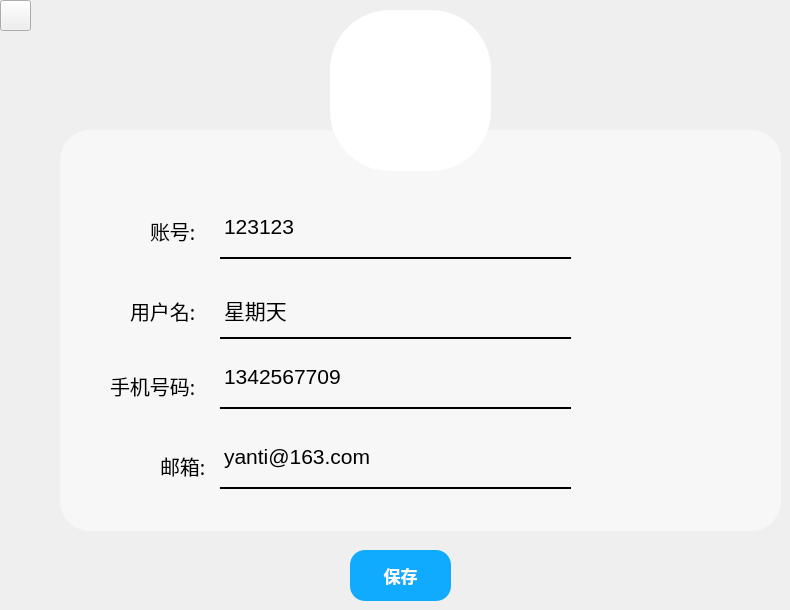
     <widget class="QWidget" name="page_16">
      <widget class="QPushButton" name="Bt_back_6">
       <property name="geometry">
        <rect>
         <x>0</x>
         <y>0</y>
         <width>31</width>
         <height>31</height>
        </rect>
       </property>
       <property name="styleSheet">
        <string notr="true">QPushButton{
	border-image: url(:/新前缀/返回.png);
}
QPushButton:hover{
	background-color: rgb(217, 217, 217);
	border-radius:30px
}
QPushButton:pressed{
	padding-left:5px;
	padding-top:5px;
}</string>
       </property>
       <property name="text">
        <string/>
       </property>
      </widget>
      <widget class="QLabel" name="label_account">
       <property name="geometry">
        <rect>
         <x>150</x>
         <y>210</y>
         <width>61</width>
         <height>41</height>
        </rect>
       </property>
       <property name="font">
        <font>
         <family>微软雅黑</family>
         <pointsize>15</pointsize>
        </font>
       </property>
       <property name="frameShape">
        <enum>QFrame::NoFrame</enum>
       </property>
       <property name="text">
        <string>账号:</string>
       </property>
      </widget>
      <widget class="QLabel" name="label_username">
       <property name="geometry">
        <rect>
         <x>130</x>
         <y>290</y>
         <width>81</width>
         <height>41</height>
        </rect>
       </property>
       <property name="font">
        <font>
         <family>微软雅黑</family>
         <pointsize>15</pointsize>
        </font>
       </property>
       <property name="text">
        <string>用户名:</string>
       </property>
      </widget>
      <widget class="QLabel" name="label_phone">
       <property name="geometry">
        <rect>
         <x>110</x>
         <y>370</y>
         <width>121</width>
         <height>31</height>
        </rect>
       </property>
       <property name="font">
        <font>
         <family>微软雅黑</family>
         <pointsize>15</pointsize>
        </font>
       </property>
       <property name="text">
        <string>手机号码:</string>
       </property>
      </widget>
      <widget class="QLabel" name="label_email">
       <property name="geometry">
        <rect>
         <x>160</x>
         <y>440</y>
         <width>61</width>
         <height>51</height>
        </rect>
       </property>
       <property name="font">
        <font>
         <family>微软雅黑</family>
         <pointsize>15</pointsize>
        </font>
       </property>
       <property name="text">
        <string>邮箱:</string>
       </property>
      </widget>
      <widget class="QPushButton" name="Bt_save">
       <property name="geometry">
        <rect>
         <x>350</x>
         <y>550</y>
         <width>101</width>
         <height>51</height>
        </rect>
       </property>
       <property name="font">
        <font>
         <family>微软雅黑</family>
         <pointsize>13</pointsize>
         <weight>75</weight>
         <bold>true</bold>
         <underline>false</underline>
        </font>
       </property>
       <property name="cursor">
        <cursorShape>PointingHandCursor</cursorShape>
       </property>
       <property name="styleSheet">
        <string notr="true">QPushButton{
	background-color: rgb(16, 171, 255);
	color: rgb(255, 255, 255);
	border-radius:15px

}
QPushButton:pressed{
	padding-left:5px;
	padding-top:5px;
}</string>
       </property>
       <property name="text">
        <string>保存</string>
       </property>
      </widget>
      <widget class="QLabel" name="label_profile_3">
       <property name="geometry">
        <rect>
         <x>330</x>
         <y>10</y>
         <width>161</width>
         <height>161</height>
        </rect>
       </property>
       <property name="font">
        <font>
         <family>微软雅黑</family>
         <pointsize>24</pointsize>
        </font>
       </property>
       <property name="styleSheet">
        <string notr="true">border-radius:60px;
background-color: rgb(255, 255, 255);
image: url(:/新前缀/头像.png);</string>
       </property>
       <property name="text">
        <string/>
       </property>
      </widget>
      <widget class="QLabel" name="label_infoedit">
       <property name="geometry">
        <rect>
         <x>60</x>
         <y>130</y>
         <width>721</width>
         <height>401</height>
        </rect>
       </property>
       <property name="styleSheet">
        <string notr="true">border-radius:30px;
background-color: rgb(247, 247, 247);</string>
       </property>
       <property name="text">
        <string/>
       </property>
      </widget>
      <widget class="QPlainTextEdit" name="text_id">
       <property name="geometry">
        <rect>
         <x>220</x>
         <y>210</y>
         <width>351</width>
         <height>51</height>
        </rect>
       </property>
       <property name="font">
        <font>
         <family>Yu Gothic UI</family>
         <pointsize>16</pointsize>
        </font>
       </property>
       <property name="cursor" stdset="0">
        <cursorShape>IBeamCursor</cursorShape>
       </property>
       <property name="styleSheet">
        <string notr="true">background-color: rgb(247, 247, 247);</string>
       </property>
       <property name="frameShape">
        <enum>QFrame::NoFrame</enum>
       </property>
       <property name="plainText">
        <string>123123</string>
       </property>
      </widget>
      <widget class="QPlainTextEdit" name="text_user">
       <property name="geometry">
        <rect>
         <x>220</x>
         <y>290</y>
         <width>351</width>
         <height>51</height>
        </rect>
       </property>
       <property name="font">
        <font>
         <family>Yu Gothic UI</family>
         <pointsize>16</pointsize>
        </font>
       </property>
       <property name="cursor" stdset="0">
        <cursorShape>IBeamCursor</cursorShape>
       </property>
       <property name="styleSheet">
        <string notr="true">background-color: rgb(247, 247, 247);</string>
       </property>
       <property name="frameShape">
        <enum>QFrame::NoFrame</enum>
       </property>
       <property name="plainText">
        <string>星期天</string>
       </property>
      </widget>
      <widget class="QPlainTextEdit" name="text_phone">
       <property name="geometry">
        <rect>
         <x>220</x>
         <y>360</y>
         <width>351</width>
         <height>51</height>
        </rect>
       </property>
       <property name="font">
        <font>
         <family>Yu Gothic UI</family>
         <pointsize>16</pointsize>
        </font>
       </property>
       <property name="cursor" stdset="0">
        <cursorShape>IBeamCursor</cursorShape>
       </property>
       <property name="styleSheet">
        <string notr="true">background-color: rgb(247, 247, 247);</string>
       </property>
       <property name="frameShape">
        <enum>QFrame::NoFrame</enum>
       </property>
       <property name="plainText">
        <string>1342567709</string>
       </property>
      </widget>
      <widget class="QPlainTextEdit" name="text_email">
       <property name="geometry">
        <rect>
         <x>220</x>
         <y>440</y>
         <width>351</width>
         <height>51</height>
        </rect>
       </property>
       <property name="font">
        <font>
         <family>Yu Gothic UI</family>
         <pointsize>16</pointsize>
        </font>
       </property>
       <property name="cursor" stdset="0">
        <cursorShape>IBeamCursor</cursorShape>
       </property>
       <property name="styleSheet">
        <string notr="true">background-color: rgb(247, 247, 247);</string>
       </property>
       <property name="frameShape">
        <enum>QFrame::NoFrame</enum>
       </property>
       <property name="plainText">
        <string>yanti@163.com</string>
       </property>
      </widget>
      <widget class="Line" name="line_7">
       <property name="geometry">
        <rect>
         <x>220</x>
         <y>250</y>
         <width>351</width>
         <height>16</height>
        </rect>
       </property>
       <property name="frameShadow">
        <enum>QFrame::Plain</enum>
       </property>
       <property name="lineWidth">
        <number>2</number>
       </property>
       <property name="orientation">
        <enum>Qt::Horizontal</enum>
       </property>
      </widget>
      <widget class="Line" name="line_9">
       <property name="geometry">
        <rect>
         <x>220</x>
         <y>480</y>
         <width>351</width>
         <height>16</height>
        </rect>
       </property>
       <property name="frameShadow">
        <enum>QFrame::Plain</enum>
       </property>
       <property name="lineWidth">
        <number>2</number>
       </property>
       <property name="orientation">
        <enum>Qt::Horizontal</enum>
       </property>
      </widget>
      <widget class="Line" name="line_10">
       <property name="geometry">
        <rect>
         <x>220</x>
         <y>400</y>
         <width>351</width>
         <height>16</height>
        </rect>
       </property>
       <property name="frameShadow">
        <enum>QFrame::Plain</enum>
       </property>
       <property name="lineWidth">
        <number>2</number>
       </property>
       <property name="orientation">
        <enum>Qt::Horizontal</enum>
       </property>
      </widget>
      <widget class="Line" name="line_11">
       <property name="geometry">
        <rect>
         <x>220</x>
         <y>330</y>
         <width>351</width>
         <height>16</height>
        </rect>
       </property>
       <property name="frameShadow">
        <enum>QFrame::Plain</enum>
       </property>
       <property name="lineWidth">
        <number>2</number>
       </property>
       <property name="orientation">
        <enum>Qt::Horizontal</enum>
       </property>
      </widget>
      <zorder>Bt_back_6</zorder>
      <zorder>Bt_save</zorder>
      <zorder>label_infoedit</zorder>
      <zorder>label_account</zorder>
      <zorder>label_username</zorder>
      <zorder>label_phone</zorder>
      <zorder>label_email</zorder>
      <zorder>label_profile_3</zorder>
      <zorder>text_id</zorder>
      <zorder>text_user</zorder>
      <zorder>text_phone</zorder>
      <zorder>text_email</zorder>
      <zorder>line_7</zorder>
      <zorder>line_9</zorder>
      <zorder>line_10</zorder>
      <zorder>line_11</zorder>
     </widget>
